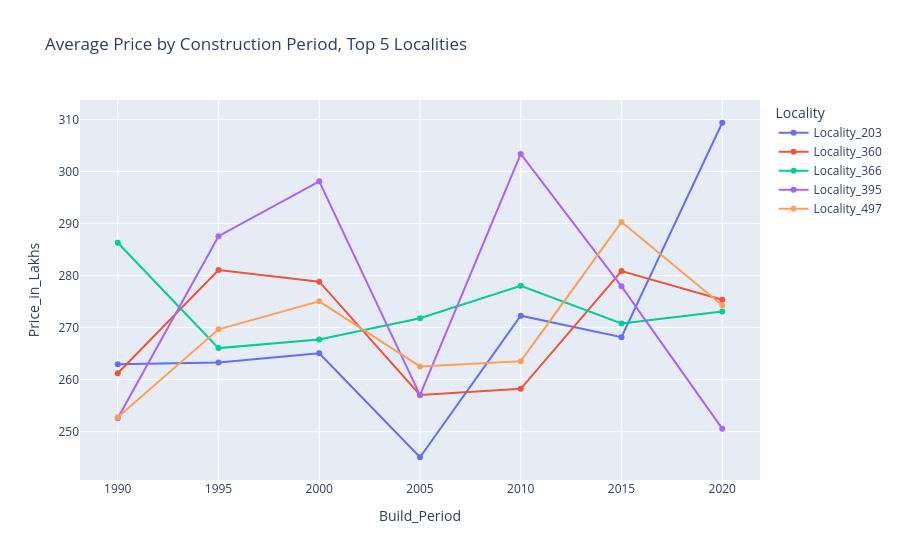

Notebook source saved alongside this figure:
### Markdown cell above
#

### Code cell
if "df" not in globals():
    import pandas as pd
    df = pd.read_csv("../data/processed_housing.csv")

top5 = df.groupby("Locality")["Price_in_Lakhs"].mean().nlargest(5).index.tolist()
print("Top 5 localities:", top5)

t = df[df["Locality"].isin(top5)].copy()
t["Build_Period"] = (t["Year_Built"] // 5) * 5          # group by 5-year periods
trend = t.groupby(["Build_Period", "Locality"])["Price_in_Lakhs"].mean().reset_index()
import plotly.express as px

fig = px.line(
    trend,
    x="Build_Period",
    y="Price_in_Lakhs",
    color="Locality",
    markers=True,
    title="Average Price by Construction Period, Top 5 Localities",
)
fig.show()

### Figure 1 — Plotly figure (JSON) as saved in the notebook; plotly's stock layout.template omitted (floating-point values rounded to 4 significant figures)
{"data": [{"hovertemplate": "Locality=Locality_203<br>Build_Period=%{x}<br>Price_in_Lakhs=%{y}<extra></extra>", "legendgroup": "Locality_203", "line": {"color": "#636efa", "dash": "solid"}, "marker": {"symbol": "circle"}, "mode": "lines+markers", "name": "Locality_203", "orientation": "v", "showlegend": true, "type": "scatter", "x": [1990, 1995, 2000, 2005, 2010, 2015, 2020], "xaxis": "x", "y": [262.9, 263.3, 265.0, 245.1, 272.3, 268.2, 309.3], "yaxis": "y"}, {"hovertemplate": "Locality=Locality_360<br>Build_Period=%{x}<br>Price_in_Lakhs=%{y}<extra></extra>", "legendgroup": "Locality_360", "line": {"color": "#EF553B", "dash": "solid"}, "marker": {"symbol": "circle"}, "mode": "lines+markers", "name": "Locality_360", "orientation": "v", "showlegend": true, "type": "scatter", "x": [1990, 1995, 2000, 2005, 2010, 2015, 2020], "xaxis": "x", "y": [261.2, 281.1, 278.8, 257.1, 258.2, 280.8, 275.3], "yaxis": "y"}, {"hovertemplate": "Locality=Locality_366<br>Build_Period=%{x}<br>Price_in_Lakhs=%{y}<extra></extra>", "legendgroup": "Locality_366", "line": {"color": "#00cc96", "dash": "solid"}, "marker": {"symbol": "circle"}, "mode": "lines+markers", "name": "Locality_366", "orientation": "v", "showlegend": true, "type": "scatter", "x": [1990, 1995, 2000, 2005, 2010, 2015, 2020], "xaxis": "x", "y": [286.3, 266.1, 267.7, 271.8, 278.0, 270.8, 273.1], "yaxis": "y"}, {"hovertemplate": "Locality=Locality_395<br>Build_Period=%{x}<br>Price_in_Lakhs=%{y}<extra></extra>", "legendgroup": "Locality_395", "line": {"color": "#ab63fa", "dash": "solid"}, "marker": {"symbol": "circle"}, "mode": "lines+markers", "name": "Locality_395", "orientation": "v", "showlegend": true, "type": "scatter", "x": [1990, 1995, 2000, 2005, 2010, 2015, 2020], "xaxis": "x", "y": [252.6, 287.6, 298.1, 257.0, 303.4, 277.9, 250.6], "yaxis": "y"}, {"hovertemplate": "Locality=Locality_497<br>Build_Period=%{x}<br>Price_in_Lakhs=%{y}<extra></extra>", "legendgroup": "Locality_497", "line": {"color": "#FFA15A", "dash": "solid"}, "marker": {"symbol": "circle"}, "mode": "lines+markers", "name": "Locality_497", "orientation": "v", "showlegend": true, "type": "scatter", "x": [1990, 1995, 2000, 2005, 2010, 2015, 2020], "xaxis": "x", "y": [252.8, 269.7, 275.0, 262.5, 263.5, 290.3, 274.3], "yaxis": "y"}], "layout": {"legend": {"title": {"text": "Locality"}, "tracegroupgap": 0}, "title": {"text": "Average Price by Construction Period, Top 5 Localities"}, "xaxis": {"anchor": "y", "domain": [0, 1], "title": {"text": "Build_Period"}}, "yaxis": {"anchor": "x", "domain": [0, 1], "title": {"text": "Price_in_Lakhs"}}}}
